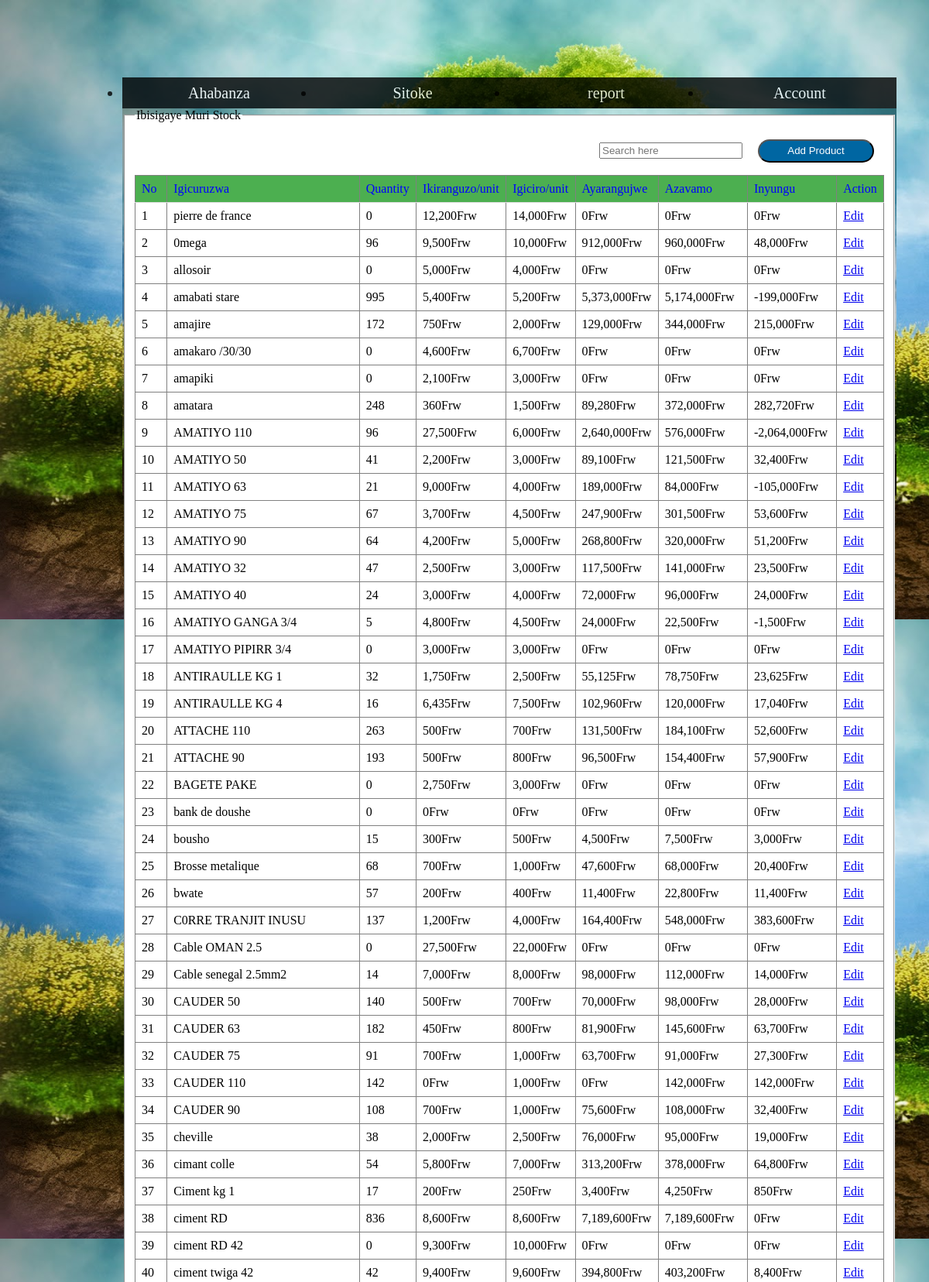
Page /admin/index.php?view_sto (signed in, upper part) on the committed database.
### tables this page shows
CREATE TABLE IF NOT EXISTS `new_stock` (
  `id` int(10) NOT NULL AUTO_INCREMENT,
  `prod_name` varchar(255) NOT NULL,
  `selling_price` double NOT NULL,
  `original_price` double NOT NULL,
  `quantiy` double NOT NULL,
  `min_qty` int(10) NOT NULL,
  PRIMARY KEY (`id`)
);

### admin/view_stock.php (the view, shortened to what this page needs)
<html>
<head>
</head>
<body>
<fieldset style="background-color:white;">
<legend>Ibisigaye  Muri Stock</legend>
<p style="margin-left:600px;">
<input type="text" Placeholder="Search here"onkeyup="autoFetchStock(this.value)"/> &nbsp &nbsp
<a href="index.php?register_product" ><input type="submit" value="Add Product"  style="background:#0066A2;color:white;width:150px; border-radius:60px;height: 30px;" ></a>
</p>
<div id="result">
<table border="1">
<tr style="font-family:COMIC SANS MS;color:blue; background-color:#4CAF50; ">
<td>No</td>
<td>Igicuruzwa</td>
<td>Quantity</td>
<td>Ikiranguzo/unit</td>
<td>Igiciro/unit</td>
<td>Ayarangujwe</td>
<td>Azavamo</td>
<td>Inyungu</td>
<td>Action</td>
<?php
include"include/connnect.php";
$sel="select * from new_stock  order by prod_name";
$run_sel=mysqli_query($con,$sel);
	$count=1;
 while($row_prod=mysqli_fetch_array($run_sel))
 {
 	$id=$row_prod['id'];
	?>
	<tr id="data">
		<td><?php echo $count; $count++;  ?></td>
		<td><?php echo $row_prod['prod_name'];  ?></td>
		<td><?php echo number_format($row_prod['quantiy']);  ?></td>
		<td><?php echo number_format($row_prod['original_price']).'Frw'; ?></td>
		<td><?php echo number_format($row_prod['selling_price']).'Frw';  ?></td>
		<?php
         $azavamo=$row_prod['quantiy']*$row_prod['selling_price'];
         $ayarangujwe=$row_prod['quantiy']*$row_prod['original_price'];
         $inyungu=$azavamo-$ayarangujwe;
		?>
		<td><?php echo number_format($ayarangujwe).'Frw'; ?></td>
		<td><?php echo number_format($azavamo).'Frw'; ?></td>
		<td><?php  echo number_format($inyungu).'Frw';?></td>
		<td> <a href="index.php?edit_pro=<?php echo $id; ?>">Edit</a></td>
    <tr>
<?php
 }
?>
</table>
</div>
</fieldset>
</body>
</html>

### admin/index.php (shortened to what this page needs)
<?php
if(!isset($_SESSION['user'])){
	  echo "<script>window.open('../login.php?not_admin=you are not Admin','_self')</script>";
}
else{
?>
<!DOCTYPE>
<html>
<head>
<link href="style.css" rel="stylesheet" type="text/css">
</head>
<body>
<div class="header"  style="margin-left:150px;">
<ul>
<li><a href="index.php">Ahabanza</a></li>
<li><a href="">Sitoke</a>
	</li>
<li><a href="#">report</a>
      </li>
<li><a href="#">Account</a>
</li>
</ul>
</div>
<div class="main" style="width:1000px;margin-left:150px;">
<?php
if(isset($_GET['register_product'])){
	include"register_pro.php";
}
else if(isset($_GET['update_sto'])){
	include "update_stock.php";
}
else if(isset($_GET['view_sto'])){
	include "view_stock.php";
}
?>
</div>
</body>
</html>
<?php
}
?>

### admin/style.css (style rules this page uses)
body { background-image:url(images/green.jpg); background-size:cover; }
.header { margin-bottom:100px; }
ul { margin:0px;padding:0px; }
ul li a { text-decoration:none; color:white; display:block; }
ul li { float:left; width:250px; height:40px; background-color:black; font-size:20px; line-height:40px; text-align:center; opacity:.8; font-family:COMIC SANS MS; }
.main { width:1000px; height:500px; background-image:url(images/green.jpg); background-size:cover; float:left; margin-left:250px; }

### admin/view_stock.php (style rules this page uses)
table { border-collapse: collapse; width: 100%; }
th, td { padding: 8px; text-align: left; border-bottom: 1px solid #ddd; }

### rows in the picture
new_stock: prod_name "pierre de france", quantiy "0", original_price "12,200", selling_price "14,000"
new_stock: prod_name "0mega", quantiy "96", original_price "9,500", selling_price "10,000", ayarangujwe "912,000", azavamo "960,000", inyungu "48,000"
new_stock: prod_name "allosoir", quantiy "0", original_price "5,000", selling_price "4,000"
new_stock: prod_name "amabati stare", quantiy "995", original_price "5,400", selling_price "5,200", ayarangujwe "5,373,000", azavamo "5,174,000", inyungu "-199,000"
new_stock: prod_name "amajire", quantiy "172", original_price "750", selling_price "2,000", ayarangujwe "129,000", azavamo "344,000", inyungu "215,000"
new_stock: prod_name "amakaro /30/30", quantiy "0", original_price "4,600", selling_price "6,700"
new_stock: prod_name "amapiki", quantiy "0", original_price "2,100", selling_price "3,000"
new_stock: prod_name "amatara", quantiy "248", original_price "360", selling_price "1,500", ayarangujwe "89,280", azavamo "372,000", inyungu "282,720"
new_stock: prod_name "AMATIYO 110", quantiy "96", original_price "27,500", selling_price "6,000", ayarangujwe "2,640,000", azavamo "576,000", inyungu "-2,064,000"
new_stock: prod_name "AMATIYO 50", quantiy "41", original_price "2,200", selling_price "3,000", ayarangujwe "89,100", azavamo "121,500", inyungu "32,400"
new_stock: prod_name "AMATIYO 63", quantiy "21", original_price "9,000", selling_price "4,000", ayarangujwe "189,000", azavamo "84,000", inyungu "-105,000"
new_stock: prod_name "AMATIYO 75", quantiy "67", original_price "3,700", selling_price "4,500", ayarangujwe "247,900", azavamo "301,500", inyungu "53,600"
new_stock: prod_name "AMATIYO 90", quantiy "64", original_price "4,200", selling_price "5,000", ayarangujwe "268,800", azavamo "320,000", inyungu "51,200"
new_stock: prod_name "AMATIYO 32", quantiy "47", original_price "2,500", selling_price "3,000", ayarangujwe "117,500", azavamo "141,000", inyungu "23,500"
new_stock: prod_name "AMATIYO 40", quantiy "24", original_price "3,000", selling_price "4,000", ayarangujwe "72,000", azavamo "96,000", inyungu "24,000"
new_stock: prod_name "AMATIYO GANGA 3/4", quantiy "5", original_price "4,800", selling_price "4,500", ayarangujwe "24,000", azavamo "22,500", inyungu "-1,500"
new_stock: prod_name "AMATIYO PIPIRR 3/4", quantiy "0", original_price "3,000", selling_price "3,000"
new_stock: prod_name "ANTIRAULLE KG 1", quantiy "32", original_price "1,750", selling_price "2,500", ayarangujwe "55,125", azavamo "78,750", inyungu "23,625"
new_stock: prod_name "ANTIRAULLE KG 4", quantiy "16", original_price "6,435", selling_price "7,500", ayarangujwe "102,960", azavamo "120,000", inyungu "17,040"
new_stock: prod_name "ATTACHE 110", quantiy "263", original_price "500", selling_price "700", ayarangujwe "131,500", azavamo "184,100", inyungu "52,600"
new_stock: prod_name "ATTACHE 90", quantiy "193", original_price "500", selling_price "800", ayarangujwe "96,500", azavamo "154,400", inyungu "57,900"
new_stock: prod_name "BAGETE PAKE", quantiy "0", original_price "2,750", selling_price "3,000"
new_stock: prod_name "bank de doushe", quantiy "0", original_price "0", selling_price "0"
new_stock: prod_name "bousho", quantiy "15", original_price "300", selling_price "500", ayarangujwe "4,500", azavamo "7,500", inyungu "3,000"
new_stock: prod_name "Brosse metalique", quantiy "68", original_price "700", selling_price "1,000", ayarangujwe "47,600", azavamo "68,000", inyungu "20,400"
new_stock: prod_name "bwate", quantiy "57", original_price "200", selling_price "400", ayarangujwe "11,400", azavamo "22,800", inyungu "11,400"
new_stock: prod_name "C0RRE TRANJIT INUSU", quantiy "137", original_price "1,200", selling_price "4,000", ayarangujwe "164,400", azavamo "548,000", inyungu "383,600"
new_stock: prod_name "Cable OMAN 2.5", quantiy "0", original_price "27,500", selling_price "22,000"
new_stock: prod_name "Cable senegal 2.5mm2", quantiy "14", original_price "7,000", selling_price "8,000", ayarangujwe "98,000", azavamo "112,000", inyungu "14,000"
new_stock: prod_name "CAUDER 50", quantiy "140", original_price "500", selling_price "700", ayarangujwe "70,000", azavamo "98,000", inyungu "28,000"
new_stock: prod_name "CAUDER 63", quantiy "182", original_price "450", selling_price "800", ayarangujwe "81,900", azavamo "145,600", inyungu "63,700"
new_stock: prod_name "CAUDER 75", quantiy "91", original_price "700", selling_price "1,000", ayarangujwe "63,700", azavamo "91,000", inyungu "27,300"
new_stock: prod_name "CAUDER 110", quantiy "142", original_price "0", selling_price "1,000", azavamo "142,000", inyungu "142,000"
new_stock: prod_name "CAUDER 90", quantiy "108", original_price "700", selling_price "1,000", ayarangujwe "75,600", azavamo "108,000", inyungu "32,400"
new_stock: prod_name "cheville", quantiy "38", original_price "2,000", selling_price "2,500", ayarangujwe "76,000", azavamo "95,000", inyungu "19,000"
new_stock: prod_name "cimant colle", quantiy "54", original_price "5,800", selling_price "7,000", ayarangujwe "313,200", azavamo "378,000", inyungu "64,800"
new_stock: prod_name "Ciment kg 1", quantiy "17", original_price "200", selling_price "250", ayarangujwe "3,400", azavamo "4,250", inyungu "850"
new_stock: prod_name "ciment RD", quantiy "836", original_price "8,600", selling_price "8,600", ayarangujwe "7,189,600", azavamo "7,189,600", inyungu "0"
new_stock: prod_name "ciment RD 42", quantiy "0", original_price "9,300", selling_price "10,000"
new_stock: prod_name "ciment twiga 42", quantiy "42", original_price "9,400", selling_price "9,600", ayarangujwe "394,800", azavamo "403,200", inyungu "8,400"
